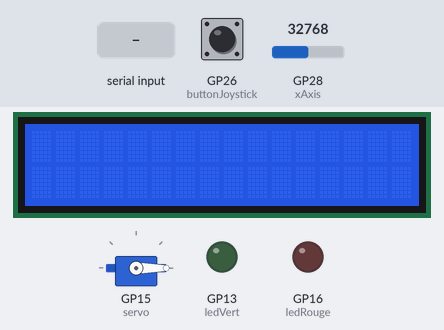
Recording of a program running on a simulated Raspberry Pi Pico running MicroPython. On the bench: servo, 16×2 character LCD, output pins drawn as LEDs (lit = HIGH). Inputs (shaded band) come from the test bench; at power-on: GP28 (xAxis) = 32768, GP26 (buttonJoystick) HIGH (analog values on the 0–65535 scale). Servo angles are drawn from the pulse width (0.5 ms = 0°, 2.5 ms = 180°); threads take turns every 2 ms; library files of the repository ran but are not shown: I2C_LCD.py; what the program prints to the serial console is not drawn.

Above: at 1.2 s.
1.3 s: "demarrerdistance" typed at the serial console, then Enter
At 2.3 s:
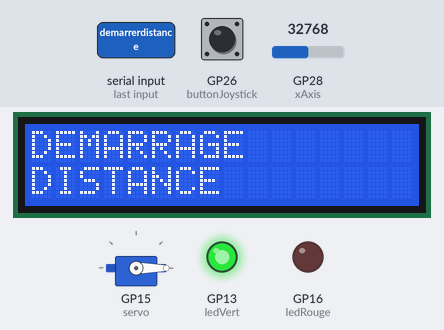
4.3 s: "descriptionvide" typed at the serial console, then Enter
At 4.7 s:
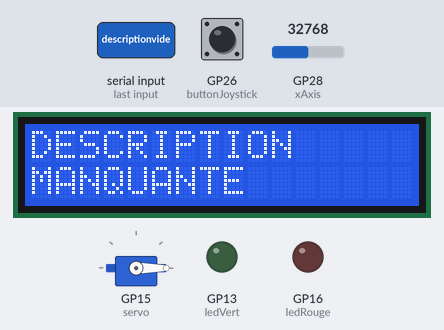
At 5.8 s:
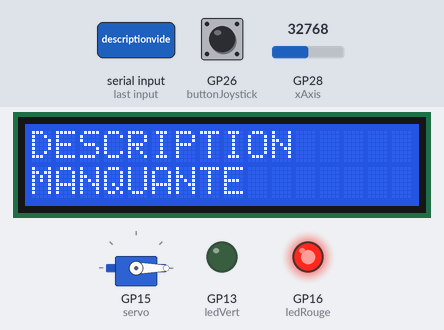
7.3 s: "demarrerangle" typed at the serial console, then Enter
10.3 s: "arreter" typed at the serial console, then Enter
13.3 s: "demarrerangle" typed at the serial console, then Enter
16.3 s: GP28 (xAxis) set to 31345
At 20.5 s:
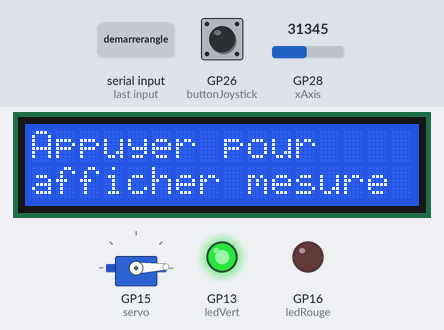
Timing chart, 0 to 22.9 s (numbered marks = the images above; inputs shaded):
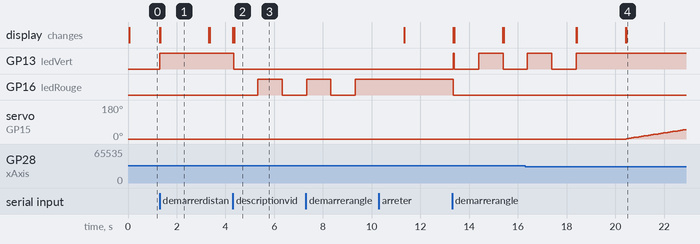

Measured:
- after the input at 1.3 s, GP13 (ledVert): LOW → HIGH at once; the display: first changes at once (image 1 shows a later state)
- after the input at 4.3 s, GP13 (ledVert): HIGH → LOW at once; GP16 (ledRouge): LOW → HIGH after 1.0 s, → LOW 1.0 s later; the display: first changes at once (image 2 shows a later state)
- after the input at 16.3 s, servo on GP15 (servo): moves from 0° to 50° over 2.4 s, starting after 4.2 s
- what the display in image 1 shows lasts 2.0 s, from 1.3 s to 3.3 s

The program:

main.py
```python
import sys
from machine import I2C, Pin, ADC
from I2C_LCD import I2cLcd
import time
import utime
import sys
import _thread
from myservo import Servo

i2c = I2C(0, sda=Pin(0), scl=Pin(1), freq=400000)
i2c_add = i2c.scan()[0]

ledVert = Pin(13, Pin.OUT)
ledRouge = Pin(16, Pin.OUT)

#Capteur Distances
trigger = Pin(19, Pin.OUT)
echo = Pin(18, Pin.IN)
distance = 0
velocite_son = 340

#Servomoteur
servo = Servo(15)
adc = ADC(26)
servo.ServoAngle(0)

ecranLCD = I2cLcd(i2c, i2c_add, 2, 16)

#Joystick
xAxis = ADC(Pin(28))
yAxis = ADC(Pin(27))
buttonJoystick = Pin(26,Pin.IN, Pin.PULL_UP)

terminateThread = False
typeCapture = ""

def lectureDistance():
    #Fonction qui calcule et retourne la distance détectée
	trigger.value(1)
	time.sleep_us(10)
	trigger.value(0)

	while not echo.value():
		pass
	ping_debut = time.ticks_us()

	while echo.value():
		pass
	ping_fin = time.ticks_us()

	distance_temps = time.ticks_diff(ping_fin, ping_debut) // 2
	distance = (velocite_son* distance_temps) // 10000

	return distance

def afficherMesureLCD(typeMesure, valeur):
    ecranLCD.clear()

    #Affichage différent selon le type de mesure
    if typeMesure == "distance":
        ecranLCD.putstr("Objet detecte a:\n" + str(valeur) + "cm")
    else:
        ecranLCD.putstr("Angle actuel:\n" + str(valeur) + " degrees")

    time.sleep(2)
    ecranLCD.clear()
    ecranLCD.putstr("Appuyer pour\nafficher mesure")


def demarrerSysteme():
    global terminateThread, distance, typeCapture
    global angleInt

    ledVert.on()
    ledRouge.off()

    #Affichage de démarrage. Indique le type de mesure
    if typeCapture == "distance":
        ecranLCD.putstr("DEMARRAGE\nDISTANCE")
    elif typeCapture == "angle":
        ecranLCD.putstr("DEMARRAGE\nANGLE")
    time.sleep(2)
    ecranLCD.clear()
    ecranLCD.putstr("Appuyer pour\nafficher mesure")

    angleInt = 0
    servo.ServoAngle(0)

    while not terminateThread:
        xValue = xAxis.read_u16()

        if xValue <= 32000:
            #Inclinaison du joystick à gauche
            if angleInt + 2 <= 180:
                angleInt = angleInt + 2
                servo.ServoAngle(angleInt)
        elif xValue >= 34000:
            #Inclinaison du joystick à droite
            if angleInt - 2 >= 0:
                angleInt = angleInt - 2
                servo.ServoAngle(angleInt)

        #Si le joystick est appuyé et on capture la distance
        if buttonJoystick.value() == 0 and typeCapture == "distance":
            time.sleep(0.5)
            distance = lectureDistance()
            afficherMesureLCD("distance", distance)
            time.sleep(0.5)

        #Si le joystick est appuyé et on capture l'angle
        if buttonJoystick.value() == 0 and typeCapture == "angle":
            time.sleep(0.5)
            afficherMesureLCD("angle", angleInt)
            time.sleep(0.5)

        utime.sleep(0.1)


def arreterSysteme():
    global terminateThread, distance, angleInt, typeCapture
    terminateThread = True
    valeurRetournee = 0

    if typeCapture == "distance":
        distance = lectureDistance()
        ecranLCD.clear()
        ecranLCD.putstr("MESURE PRISE:\n" + str(distance) + "cm")
        valeurRetournee = distance
    elif typeCapture == "angle":
        ecranLCD.clear()
        ecranLCD.putstr("MESURE PRISE:\n" + str(angleInt) + " degrees")
        valeurRetournee = angleInt

    typeCapture = ""

    ledRouge.off()
    ledVert.off()

    for i in range(5):
        time.sleep(1)
        ledVert.toggle()

    ecranLCD.clear()

    #Retour vers l'hôte de la distance ou de l'angle
    print(valeurRetournee)

def afficherErreur():
    global terminateThread
    terminateThread = True

    ecranLCD.clear()
    ecranLCD.putstr("DESCRIPTION\nMANQUANTE")

    ledRouge.off()
    ledVert.off()

    for i in range(5):
        time.sleep(1)
        ledRouge.toggle()


    time.sleep(2)
    ecranLCD.clear()
    ecranLCD.putstr("ARRET")
    time.sleep(2)
    ecranLCD.clear()


while True:
    rep = sys.stdin.readline().strip()

    if rep.lower() == "demarrerdistance":
        terminateThread = False
        typeCapture = "distance"
        _thread.start_new_thread(demarrerSysteme, ())
    elif rep.lower() == "demarrerangle":
        typeCapture = "angle"
        terminateThread = False
        _thread.start_new_thread(demarrerSysteme, ())
    elif rep.lower() == "arreter":
        arreterSysteme()
    elif rep.lower() == "descriptionvide":
        afficherErreur()
```

myservo.py
```python
from machine import Pin,PWM

class Servo(object):
    def __init__(self, pin: int=15, hz: int=50):
        self._servo = PWM(Pin(pin))
        self._servo.freq(hz)

    #duty = 1638 = 0.5ms = 65535/2/(T)(1/50)/2*1000
    def ServoDuty(self, duty):
        if duty <= 1638:
            duty = 1638
        if duty >= 8190:
            duty = 8190
        self._servo.duty_u16(duty)

    def ServoAngle(self, pos):
        if pos <= 0:
            pos = 0
        if pos >= 180:
            pos = 180
        pos_buffer = (pos/180) * 6552
        self._servo.duty_u16(int(pos_buffer) + 1638)

    def ServoTime(self, us):
        if us <= 500:
            us = 500
        if us >= 2500:
            us = 2500
        pos_buffer= (us / 1000) * 3276
        self._servo.duty_u16(int(pos_buffer))

    def deinit(self):
        self._servo.deinit()
```
